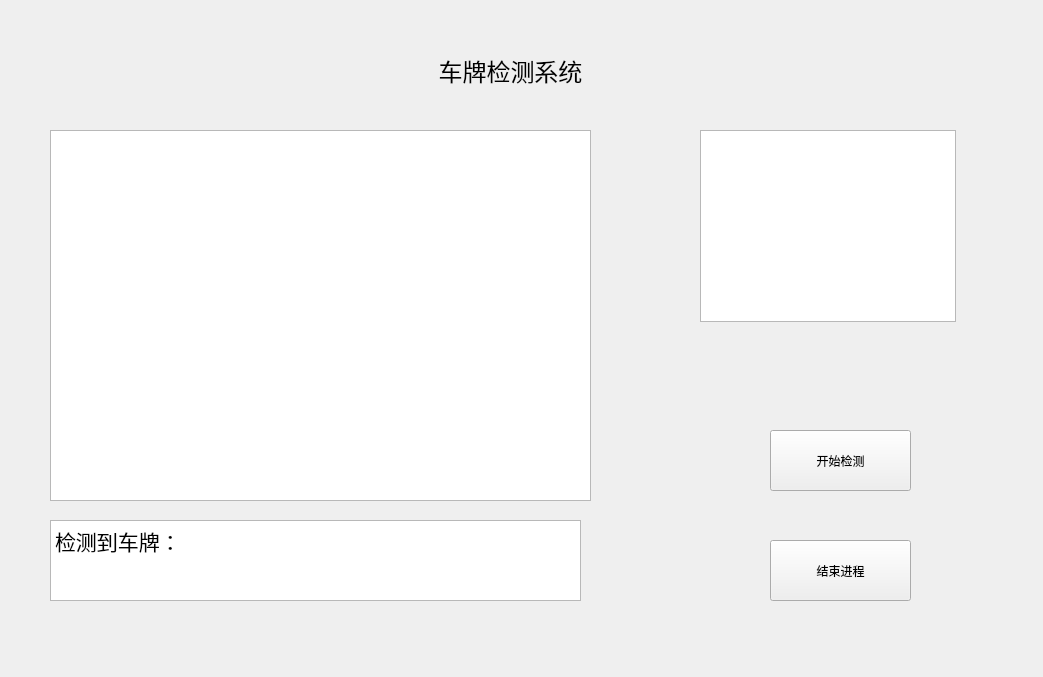
<?xml version="1.0" encoding="UTF-8"?>
<ui version="4.0">
 <class>Form</class>
 <widget class="QWidget" name="Form">
  <property name="geometry">
   <rect>
    <x>0</x>
    <y>0</y>
    <width>1043</width>
    <height>677</height>
   </rect>
  </property>
  <property name="windowTitle">
   <string>Form</string>
  </property>
  <widget class="QGraphicsView" name="graphicsView">
   <property name="geometry">
    <rect>
     <x>50</x>
     <y>130</y>
     <width>541</width>
     <height>371</height>
    </rect>
   </property>
  </widget>
  <widget class="QPushButton" name="pushButton">
   <property name="geometry">
    <rect>
     <x>770</x>
     <y>430</y>
     <width>141</width>
     <height>61</height>
    </rect>
   </property>
   <property name="text">
    <string>开始检测</string>
   </property>
  </widget>
  <widget class="QTreeView" name="treeView">
   <property name="geometry">
    <rect>
     <x>700</x>
     <y>130</y>
     <width>256</width>
     <height>192</height>
    </rect>
   </property>
  </widget>
  <widget class="QLabel" name="label">
   <property name="geometry">
    <rect>
     <x>340</x>
     <y>40</y>
     <width>341</width>
     <height>61</height>
    </rect>
   </property>
   <property name="text">
    <string>&lt;html&gt;&lt;head/&gt;&lt;body&gt;&lt;p align=&quot;center&quot;&gt;&lt;span style=&quot; font-size:18pt;&quot;&gt;车牌检测系统&lt;/span&gt;&lt;/p&gt;&lt;/body&gt;&lt;/html&gt;</string>
   </property>
  </widget>
  <widget class="QPushButton" name="Exit_Button">
   <property name="geometry">
    <rect>
     <x>770</x>
     <y>540</y>
     <width>141</width>
     <height>61</height>
    </rect>
   </property>
   <property name="text">
    <string>结束进程</string>
   </property>
  </widget>
  <widget class="QTextBrowser" name="textBrowser">
   <property name="geometry">
    <rect>
     <x>50</x>
     <y>520</y>
     <width>531</width>
     <height>81</height>
    </rect>
   </property>
   <property name="html">
    <string>&lt;!DOCTYPE HTML PUBLIC &quot;-//W3C//DTD HTML 4.0//EN&quot; &quot;http://www.w3.org/TR/REC-html40/strict.dtd&quot;&gt;
&lt;html&gt;&lt;head&gt;&lt;meta name=&quot;qrichtext&quot; content=&quot;1&quot; /&gt;&lt;style type=&quot;text/css&quot;&gt;
p, li { white-space: pre-wrap; }
&lt;/style&gt;&lt;/head&gt;&lt;body style=&quot; font-family:'SimSun'; font-size:9pt; font-weight:400; font-style:normal;&quot;&gt;
&lt;p style=&quot; margin-top:0px; margin-bottom:0px; margin-left:0px; margin-right:0px; -qt-block-indent:0; text-indent:0px;&quot;&gt;&lt;span style=&quot; font-size:16pt;&quot;&gt;检测到车牌：&lt;/span&gt;&lt;/p&gt;&lt;/body&gt;&lt;/html&gt;</string>
   </property>
  </widget>
 </widget>
 <resources/>
 <connections/>
</ui>
